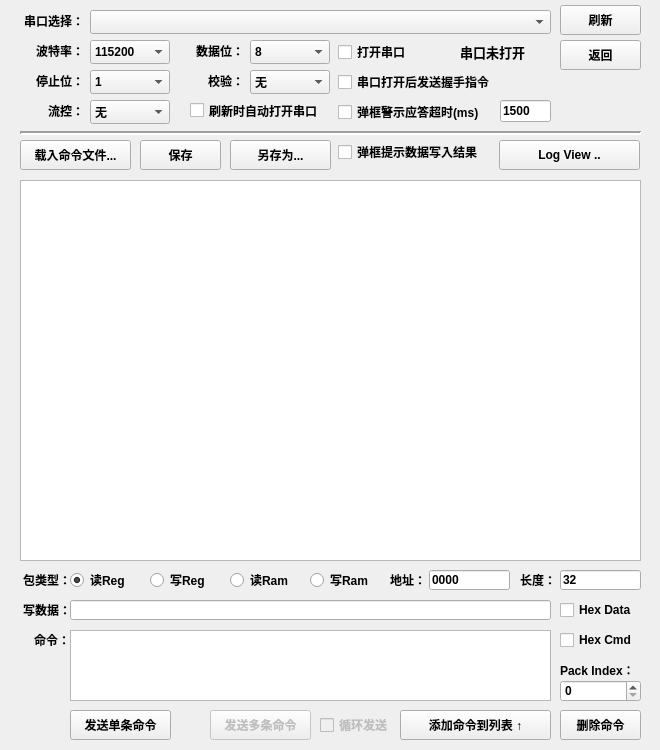
<?xml version="1.0" encoding="UTF-8"?>
<ui version="4.0">
 <class>SerialTestDialog</class>
 <widget class="QDialog" name="SerialTestDialog">
  <property name="geometry">
   <rect>
    <x>0</x>
    <y>0</y>
    <width>660</width>
    <height>750</height>
   </rect>
  </property>
  <property name="font">
   <font>
    <bold>true</bold>
   </font>
  </property>
  <property name="windowTitle">
   <string>串口测试 [默认命令]</string>
  </property>
  <widget class="QLabel" name="label_1">
   <property name="geometry">
    <rect>
     <x>3</x>
     <y>10</y>
     <width>81</width>
     <height>22</height>
    </rect>
   </property>
   <property name="text">
    <string>串口选择：</string>
   </property>
   <property name="alignment">
    <set>Qt::AlignRight|Qt::AlignTrailing|Qt::AlignVCenter</set>
   </property>
  </widget>
  <widget class="QComboBox" name="comboBoxCOM">
   <property name="geometry">
    <rect>
     <x>90</x>
     <y>10</y>
     <width>461</width>
     <height>24</height>
    </rect>
   </property>
   <property name="editable">
    <bool>false</bool>
   </property>
  </widget>
  <widget class="QPushButton" name="pushButtonScan">
   <property name="geometry">
    <rect>
     <x>560</x>
     <y>5</y>
     <width>81</width>
     <height>30</height>
    </rect>
   </property>
   <property name="cursor">
    <cursorShape>PointingHandCursor</cursorShape>
   </property>
   <property name="focusPolicy">
    <enum>Qt::NoFocus</enum>
   </property>
   <property name="text">
    <string>刷新</string>
   </property>
  </widget>
  <widget class="QTableView" name="tableView">
   <property name="geometry">
    <rect>
     <x>20</x>
     <y>180</y>
     <width>621</width>
     <height>381</height>
    </rect>
   </property>
   <property name="font">
    <font>
     <bold>false</bold>
    </font>
   </property>
   <property name="focusPolicy">
    <enum>Qt::NoFocus</enum>
   </property>
   <property name="selectionMode">
    <enum>QAbstractItemView::SingleSelection</enum>
   </property>
   <property name="selectionBehavior">
    <enum>QAbstractItemView::SelectRows</enum>
   </property>
   <attribute name="horizontalHeaderHighlightSections">
    <bool>false</bool>
   </attribute>
   <attribute name="verticalHeaderVisible">
    <bool>false</bool>
   </attribute>
   <attribute name="verticalHeaderHighlightSections">
    <bool>true</bool>
   </attribute>
  </widget>
  <widget class="QPushButton" name="pushButtonLoad">
   <property name="geometry">
    <rect>
     <x>20</x>
     <y>140</y>
     <width>111</width>
     <height>30</height>
    </rect>
   </property>
   <property name="cursor">
    <cursorShape>PointingHandCursor</cursorShape>
   </property>
   <property name="focusPolicy">
    <enum>Qt::NoFocus</enum>
   </property>
   <property name="text">
    <string>载入命令文件...</string>
   </property>
  </widget>
  <widget class="QPushButton" name="pushButtonSave">
   <property name="geometry">
    <rect>
     <x>140</x>
     <y>140</y>
     <width>81</width>
     <height>30</height>
    </rect>
   </property>
   <property name="cursor">
    <cursorShape>PointingHandCursor</cursorShape>
   </property>
   <property name="focusPolicy">
    <enum>Qt::NoFocus</enum>
   </property>
   <property name="text">
    <string>保存</string>
   </property>
  </widget>
  <widget class="QPushButton" name="pushButtonSaveAs">
   <property name="geometry">
    <rect>
     <x>230</x>
     <y>140</y>
     <width>101</width>
     <height>30</height>
    </rect>
   </property>
   <property name="cursor">
    <cursorShape>PointingHandCursor</cursorShape>
   </property>
   <property name="focusPolicy">
    <enum>Qt::NoFocus</enum>
   </property>
   <property name="text">
    <string>另存为...</string>
   </property>
  </widget>
  <widget class="QPushButton" name="pushButtonHide">
   <property name="geometry">
    <rect>
     <x>560</x>
     <y>40</y>
     <width>81</width>
     <height>30</height>
    </rect>
   </property>
   <property name="cursor">
    <cursorShape>PointingHandCursor</cursorShape>
   </property>
   <property name="focusPolicy">
    <enum>Qt::NoFocus</enum>
   </property>
   <property name="text">
    <string>返回</string>
   </property>
  </widget>
  <widget class="QLabel" name="label_2">
   <property name="geometry">
    <rect>
     <x>13</x>
     <y>40</y>
     <width>71</width>
     <height>22</height>
    </rect>
   </property>
   <property name="text">
    <string>波特率：</string>
   </property>
   <property name="alignment">
    <set>Qt::AlignRight|Qt::AlignTrailing|Qt::AlignVCenter</set>
   </property>
  </widget>
  <widget class="QLabel" name="label_3">
   <property name="geometry">
    <rect>
     <x>13</x>
     <y>70</y>
     <width>71</width>
     <height>22</height>
    </rect>
   </property>
   <property name="text">
    <string>停止位：</string>
   </property>
   <property name="alignment">
    <set>Qt::AlignRight|Qt::AlignTrailing|Qt::AlignVCenter</set>
   </property>
  </widget>
  <widget class="QComboBox" name="comboBoxBaud">
   <property name="geometry">
    <rect>
     <x>90</x>
     <y>40</y>
     <width>80</width>
     <height>24</height>
    </rect>
   </property>
   <property name="currentText">
    <string>115200</string>
   </property>
   <property name="currentIndex">
    <number>7</number>
   </property>
   <property name="maxVisibleItems">
    <number>30</number>
   </property>
   <property name="maxCount">
    <number>30</number>
   </property>
   <item>
    <property name="text">
     <string>1200</string>
    </property>
   </item>
   <item>
    <property name="text">
     <string>2400</string>
    </property>
   </item>
   <item>
    <property name="text">
     <string>4800</string>
    </property>
   </item>
   <item>
    <property name="text">
     <string>9600</string>
    </property>
   </item>
   <item>
    <property name="text">
     <string>19200</string>
    </property>
   </item>
   <item>
    <property name="text">
     <string>38400</string>
    </property>
   </item>
   <item>
    <property name="text">
     <string>57600</string>
    </property>
   </item>
   <item>
    <property name="text">
     <string>115200</string>
    </property>
   </item>
   <item>
    <property name="text">
     <string>128000</string>
    </property>
   </item>
   <item>
    <property name="text">
     <string>230400</string>
    </property>
   </item>
   <item>
    <property name="text">
     <string>256000</string>
    </property>
   </item>
   <item>
    <property name="text">
     <string>460800</string>
    </property>
   </item>
   <item>
    <property name="text">
     <string>500000</string>
    </property>
   </item>
   <item>
    <property name="text">
     <string>512000</string>
    </property>
   </item>
   <item>
    <property name="text">
     <string>600000</string>
    </property>
   </item>
   <item>
    <property name="text">
     <string>750000</string>
    </property>
   </item>
   <item>
    <property name="text">
     <string>921600</string>
    </property>
   </item>
   <item>
    <property name="text">
     <string>1000000</string>
    </property>
   </item>
   <item>
    <property name="text">
     <string>1500000</string>
    </property>
   </item>
   <item>
    <property name="text">
     <string>2000000</string>
    </property>
   </item>
  </widget>
  <widget class="QComboBox" name="comboBoxData">
   <property name="geometry">
    <rect>
     <x>250</x>
     <y>40</y>
     <width>80</width>
     <height>24</height>
    </rect>
   </property>
   <property name="currentText">
    <string>8</string>
   </property>
   <property name="currentIndex">
    <number>3</number>
   </property>
   <item>
    <property name="text">
     <string>5</string>
    </property>
   </item>
   <item>
    <property name="text">
     <string>6</string>
    </property>
   </item>
   <item>
    <property name="text">
     <string>7</string>
    </property>
   </item>
   <item>
    <property name="text">
     <string>8</string>
    </property>
   </item>
  </widget>
  <widget class="QLabel" name="label_4">
   <property name="geometry">
    <rect>
     <x>173</x>
     <y>40</y>
     <width>71</width>
     <height>22</height>
    </rect>
   </property>
   <property name="text">
    <string>数据位：</string>
   </property>
   <property name="alignment">
    <set>Qt::AlignRight|Qt::AlignTrailing|Qt::AlignVCenter</set>
   </property>
  </widget>
  <widget class="QComboBox" name="comboBoxStop">
   <property name="geometry">
    <rect>
     <x>90</x>
     <y>70</y>
     <width>80</width>
     <height>24</height>
    </rect>
   </property>
   <item>
    <property name="text">
     <string>1</string>
    </property>
   </item>
   <item>
    <property name="text">
     <string>1.5</string>
    </property>
   </item>
   <item>
    <property name="text">
     <string>2</string>
    </property>
   </item>
  </widget>
  <widget class="QComboBox" name="comboBoxParity">
   <property name="geometry">
    <rect>
     <x>250</x>
     <y>70</y>
     <width>80</width>
     <height>24</height>
    </rect>
   </property>
   <item>
    <property name="text">
     <string>无</string>
    </property>
   </item>
   <item>
    <property name="text">
     <string>偶校验</string>
    </property>
   </item>
   <item>
    <property name="text">
     <string>奇校验</string>
    </property>
   </item>
   <item>
    <property name="text">
     <string>空校验</string>
    </property>
   </item>
   <item>
    <property name="text">
     <string>掩码</string>
    </property>
   </item>
  </widget>
  <widget class="QLabel" name="label_5">
   <property name="geometry">
    <rect>
     <x>180</x>
     <y>70</y>
     <width>64</width>
     <height>22</height>
    </rect>
   </property>
   <property name="text">
    <string>校验：</string>
   </property>
   <property name="alignment">
    <set>Qt::AlignRight|Qt::AlignTrailing|Qt::AlignVCenter</set>
   </property>
  </widget>
  <widget class="QLabel" name="label_6">
   <property name="geometry">
    <rect>
     <x>-1</x>
     <y>630</y>
     <width>71</width>
     <height>20</height>
    </rect>
   </property>
   <property name="text">
    <string>命令：</string>
   </property>
   <property name="alignment">
    <set>Qt::AlignRight|Qt::AlignTrailing|Qt::AlignVCenter</set>
   </property>
  </widget>
  <widget class="QPushButton" name="pushButtonNew">
   <property name="geometry">
    <rect>
     <x>400</x>
     <y>710</y>
     <width>151</width>
     <height>30</height>
    </rect>
   </property>
   <property name="cursor">
    <cursorShape>PointingHandCursor</cursorShape>
   </property>
   <property name="focusPolicy">
    <enum>Qt::NoFocus</enum>
   </property>
   <property name="text">
    <string>添加命令到列表 ↑</string>
   </property>
  </widget>
  <widget class="QPushButton" name="pushButtonDel">
   <property name="geometry">
    <rect>
     <x>560</x>
     <y>710</y>
     <width>81</width>
     <height>30</height>
    </rect>
   </property>
   <property name="cursor">
    <cursorShape>PointingHandCursor</cursorShape>
   </property>
   <property name="focusPolicy">
    <enum>Qt::NoFocus</enum>
   </property>
   <property name="text">
    <string>删除命令</string>
   </property>
  </widget>
  <widget class="QPushButton" name="pushButtonSend">
   <property name="geometry">
    <rect>
     <x>70</x>
     <y>710</y>
     <width>101</width>
     <height>30</height>
    </rect>
   </property>
   <property name="cursor">
    <cursorShape>PointingHandCursor</cursorShape>
   </property>
   <property name="focusPolicy">
    <enum>Qt::NoFocus</enum>
   </property>
   <property name="text">
    <string>发送单条命令</string>
   </property>
  </widget>
  <widget class="QPushButton" name="pushButtonSendAll">
   <property name="enabled">
    <bool>false</bool>
   </property>
   <property name="geometry">
    <rect>
     <x>210</x>
     <y>710</y>
     <width>101</width>
     <height>30</height>
    </rect>
   </property>
   <property name="cursor">
    <cursorShape>PointingHandCursor</cursorShape>
   </property>
   <property name="text">
    <string>发送多条命令</string>
   </property>
  </widget>
  <widget class="QCheckBox" name="checkBoxLoop">
   <property name="enabled">
    <bool>false</bool>
   </property>
   <property name="geometry">
    <rect>
     <x>320</x>
     <y>710</y>
     <width>80</width>
     <height>30</height>
    </rect>
   </property>
   <property name="cursor">
    <cursorShape>PointingHandCursor</cursorShape>
   </property>
   <property name="text">
    <string>循环发送</string>
   </property>
  </widget>
  <widget class="QLabel" name="label_7">
   <property name="geometry">
    <rect>
     <x>13</x>
     <y>100</y>
     <width>71</width>
     <height>22</height>
    </rect>
   </property>
   <property name="text">
    <string>流控：</string>
   </property>
   <property name="alignment">
    <set>Qt::AlignRight|Qt::AlignTrailing|Qt::AlignVCenter</set>
   </property>
  </widget>
  <widget class="QComboBox" name="comboBoxFlow">
   <property name="geometry">
    <rect>
     <x>90</x>
     <y>100</y>
     <width>80</width>
     <height>24</height>
    </rect>
   </property>
   <item>
    <property name="text">
     <string>无</string>
    </property>
   </item>
   <item>
    <property name="text">
     <string>硬件</string>
    </property>
   </item>
   <item>
    <property name="text">
     <string>软件</string>
    </property>
   </item>
  </widget>
  <widget class="QCheckBox" name="checkBoxOpen">
   <property name="geometry">
    <rect>
     <x>338</x>
     <y>40</y>
     <width>111</width>
     <height>24</height>
    </rect>
   </property>
   <property name="minimumSize">
    <size>
     <width>81</width>
     <height>0</height>
    </size>
   </property>
   <property name="cursor">
    <cursorShape>PointingHandCursor</cursorShape>
   </property>
   <property name="text">
    <string>打开串口</string>
   </property>
  </widget>
  <widget class="QLabel" name="labelStatus">
   <property name="geometry">
    <rect>
     <x>460</x>
     <y>40</y>
     <width>91</width>
     <height>24</height>
    </rect>
   </property>
   <property name="font">
    <font>
     <pointsize>10</pointsize>
     <bold>true</bold>
    </font>
   </property>
   <property name="text">
    <string>串口未打开</string>
   </property>
  </widget>
  <widget class="QCheckBox" name="checkBoxHexCmd">
   <property name="enabled">
    <bool>true</bool>
   </property>
   <property name="geometry">
    <rect>
     <x>560</x>
     <y>630</y>
     <width>91</width>
     <height>20</height>
    </rect>
   </property>
   <property name="cursor">
    <cursorShape>PointingHandCursor</cursorShape>
   </property>
   <property name="text">
    <string>Hex Cmd</string>
   </property>
  </widget>
  <widget class="QLabel" name="label_8">
   <property name="geometry">
    <rect>
     <x>0</x>
     <y>570</y>
     <width>71</width>
     <height>20</height>
    </rect>
   </property>
   <property name="text">
    <string>包类型：</string>
   </property>
   <property name="alignment">
    <set>Qt::AlignRight|Qt::AlignTrailing|Qt::AlignVCenter</set>
   </property>
  </widget>
  <widget class="QRadioButton" name="radioButtonRegRead">
   <property name="geometry">
    <rect>
     <x>70</x>
     <y>570</y>
     <width>71</width>
     <height>20</height>
    </rect>
   </property>
   <property name="minimumSize">
    <size>
     <width>71</width>
     <height>0</height>
    </size>
   </property>
   <property name="cursor">
    <cursorShape>PointingHandCursor</cursorShape>
   </property>
   <property name="text">
    <string>读Reg</string>
   </property>
   <property name="checked">
    <bool>true</bool>
   </property>
   <attribute name="buttonGroup">
    <string notr="true">buttonGroup</string>
   </attribute>
  </widget>
  <widget class="QRadioButton" name="radioButtonRegWrite">
   <property name="geometry">
    <rect>
     <x>150</x>
     <y>570</y>
     <width>71</width>
     <height>20</height>
    </rect>
   </property>
   <property name="minimumSize">
    <size>
     <width>71</width>
     <height>0</height>
    </size>
   </property>
   <property name="cursor">
    <cursorShape>PointingHandCursor</cursorShape>
   </property>
   <property name="text">
    <string>写Reg</string>
   </property>
   <attribute name="buttonGroup">
    <string notr="true">buttonGroup</string>
   </attribute>
  </widget>
  <widget class="QRadioButton" name="radioButtonRamWrite">
   <property name="geometry">
    <rect>
     <x>310</x>
     <y>570</y>
     <width>71</width>
     <height>20</height>
    </rect>
   </property>
   <property name="minimumSize">
    <size>
     <width>71</width>
     <height>0</height>
    </size>
   </property>
   <property name="cursor">
    <cursorShape>PointingHandCursor</cursorShape>
   </property>
   <property name="text">
    <string>写Ram</string>
   </property>
   <attribute name="buttonGroup">
    <string notr="true">buttonGroup</string>
   </attribute>
  </widget>
  <widget class="QRadioButton" name="radioButtonRamRead">
   <property name="geometry">
    <rect>
     <x>230</x>
     <y>570</y>
     <width>71</width>
     <height>20</height>
    </rect>
   </property>
   <property name="minimumSize">
    <size>
     <width>71</width>
     <height>0</height>
    </size>
   </property>
   <property name="cursor">
    <cursorShape>PointingHandCursor</cursorShape>
   </property>
   <property name="text">
    <string>读Ram</string>
   </property>
   <attribute name="buttonGroup">
    <string notr="true">buttonGroup</string>
   </attribute>
  </widget>
  <widget class="QLabel" name="label_9">
   <property name="geometry">
    <rect>
     <x>390</x>
     <y>570</y>
     <width>41</width>
     <height>20</height>
    </rect>
   </property>
   <property name="text">
    <string>地址：</string>
   </property>
  </widget>
  <widget class="QLabel" name="label_10">
   <property name="geometry">
    <rect>
     <x>520</x>
     <y>570</y>
     <width>41</width>
     <height>20</height>
    </rect>
   </property>
   <property name="text">
    <string>长度：</string>
   </property>
  </widget>
  <widget class="QLineEdit" name="lineEditAddr">
   <property name="geometry">
    <rect>
     <x>429</x>
     <y>570</y>
     <width>81</width>
     <height>20</height>
    </rect>
   </property>
   <property name="text">
    <string>0000</string>
   </property>
   <property name="maxLength">
    <number>8</number>
   </property>
  </widget>
  <widget class="QLineEdit" name="lineEditLen">
   <property name="geometry">
    <rect>
     <x>560</x>
     <y>570</y>
     <width>81</width>
     <height>20</height>
    </rect>
   </property>
   <property name="text">
    <string>32</string>
   </property>
   <property name="maxLength">
    <number>5</number>
   </property>
  </widget>
  <widget class="QLabel" name="label_11">
   <property name="geometry">
    <rect>
     <x>0</x>
     <y>600</y>
     <width>71</width>
     <height>20</height>
    </rect>
   </property>
   <property name="text">
    <string>写数据：</string>
   </property>
   <property name="alignment">
    <set>Qt::AlignRight|Qt::AlignTrailing|Qt::AlignVCenter</set>
   </property>
  </widget>
  <widget class="QLineEdit" name="lineEditWrite">
   <property name="geometry">
    <rect>
     <x>70</x>
     <y>600</y>
     <width>481</width>
     <height>20</height>
    </rect>
   </property>
  </widget>
  <widget class="QCheckBox" name="checkBoxHexData">
   <property name="enabled">
    <bool>true</bool>
   </property>
   <property name="geometry">
    <rect>
     <x>560</x>
     <y>600</y>
     <width>91</width>
     <height>20</height>
    </rect>
   </property>
   <property name="cursor">
    <cursorShape>PointingHandCursor</cursorShape>
   </property>
   <property name="text">
    <string>Hex Data</string>
   </property>
  </widget>
  <widget class="QPushButton" name="pushButtonLog">
   <property name="geometry">
    <rect>
     <x>499</x>
     <y>140</y>
     <width>141</width>
     <height>30</height>
    </rect>
   </property>
   <property name="cursor">
    <cursorShape>PointingHandCursor</cursorShape>
   </property>
   <property name="focusPolicy">
    <enum>Qt::NoFocus</enum>
   </property>
   <property name="text">
    <string>Log View ..</string>
   </property>
  </widget>
  <widget class="QCheckBox" name="checkBoxReply">
   <property name="geometry">
    <rect>
     <x>338</x>
     <y>100</y>
     <width>161</width>
     <height>24</height>
    </rect>
   </property>
   <property name="cursor">
    <cursorShape>PointingHandCursor</cursorShape>
   </property>
   <property name="text">
    <string>弹框警示应答超时(ms)</string>
   </property>
  </widget>
  <widget class="QLineEdit" name="lineEditReply">
   <property name="geometry">
    <rect>
     <x>500</x>
     <y>100</y>
     <width>51</width>
     <height>22</height>
    </rect>
   </property>
   <property name="text">
    <string>1500</string>
   </property>
   <property name="maxLength">
    <number>5</number>
   </property>
  </widget>
  <widget class="QTextEdit" name="textEditCommand">
   <property name="geometry">
    <rect>
     <x>70</x>
     <y>630</y>
     <width>481</width>
     <height>71</height>
    </rect>
   </property>
  </widget>
  <widget class="QCheckBox" name="checkBoxWriteNotify">
   <property name="geometry">
    <rect>
     <x>338</x>
     <y>140</y>
     <width>161</width>
     <height>24</height>
    </rect>
   </property>
   <property name="cursor">
    <cursorShape>PointingHandCursor</cursorShape>
   </property>
   <property name="text">
    <string>弹框提示数据写入结果</string>
   </property>
  </widget>
  <widget class="QCheckBox" name="checkBoxHandShake">
   <property name="geometry">
    <rect>
     <x>338</x>
     <y>70</y>
     <width>211</width>
     <height>24</height>
    </rect>
   </property>
   <property name="cursor">
    <cursorShape>PointingHandCursor</cursorShape>
   </property>
   <property name="text">
    <string>串口打开后发送握手指令</string>
   </property>
  </widget>
  <widget class="Line" name="line">
   <property name="geometry">
    <rect>
     <x>20</x>
     <y>125</y>
     <width>621</width>
     <height>16</height>
    </rect>
   </property>
   <property name="lineWidth">
    <number>2</number>
   </property>
   <property name="orientation">
    <enum>Qt::Horizontal</enum>
   </property>
  </widget>
  <widget class="QLabel" name="label_12">
   <property name="geometry">
    <rect>
     <x>560</x>
     <y>660</y>
     <width>81</width>
     <height>20</height>
    </rect>
   </property>
   <property name="text">
    <string>Pack Index：</string>
   </property>
  </widget>
  <widget class="QSpinBox" name="spinBoxPackIndex">
   <property name="geometry">
    <rect>
     <x>560</x>
     <y>680</y>
     <width>81</width>
     <height>22</height>
    </rect>
   </property>
   <property name="maximum">
    <number>255</number>
   </property>
  </widget>
  <widget class="QCheckBox" name="checkBoxAutoCnnt">
   <property name="geometry">
    <rect>
     <x>190</x>
     <y>100</y>
     <width>141</width>
     <height>21</height>
    </rect>
   </property>
   <property name="minimumSize">
    <size>
     <width>81</width>
     <height>0</height>
    </size>
   </property>
   <property name="cursor">
    <cursorShape>PointingHandCursor</cursorShape>
   </property>
   <property name="text">
    <string>刷新时自动打开串口</string>
   </property>
  </widget>
 </widget>
 <resources/>
 <connections/>
 <buttongroups>
  <buttongroup name="buttonGroup"/>
 </buttongroups>
</ui>
